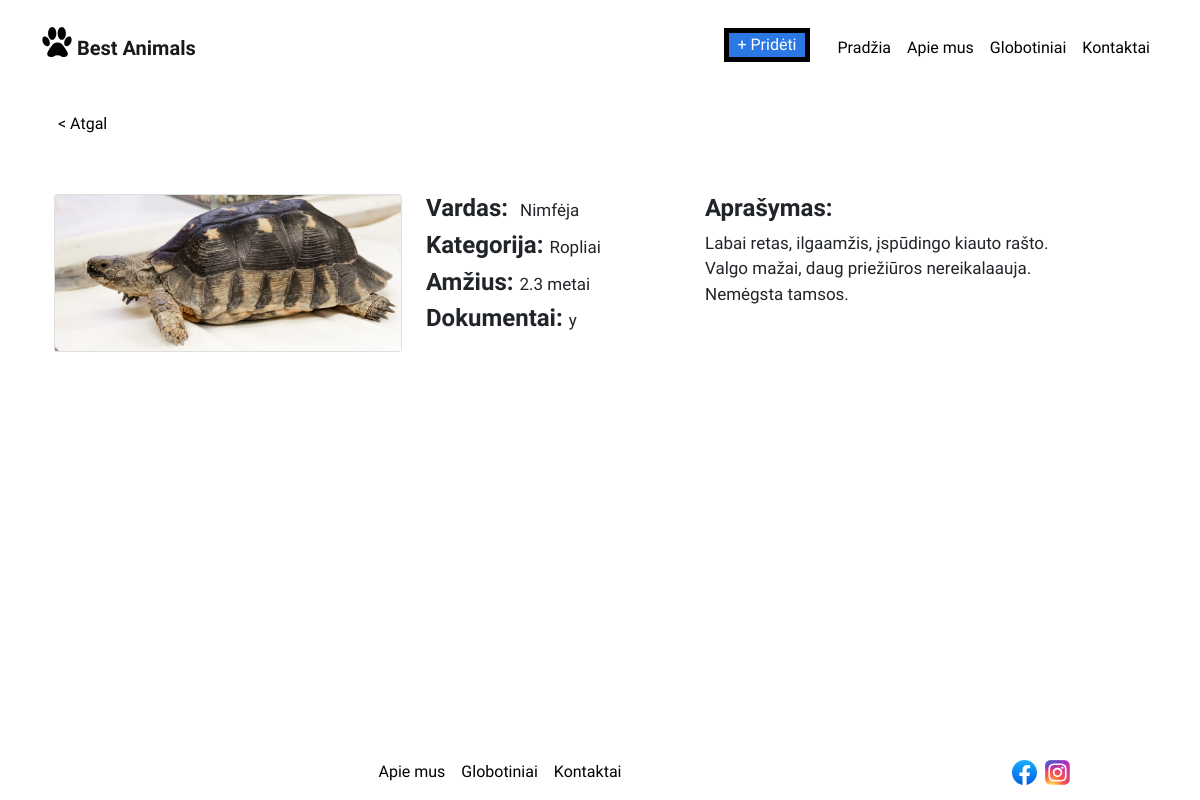
/puslapis/aprasymas.php?id=8, run on an earlier commit of the app's database.
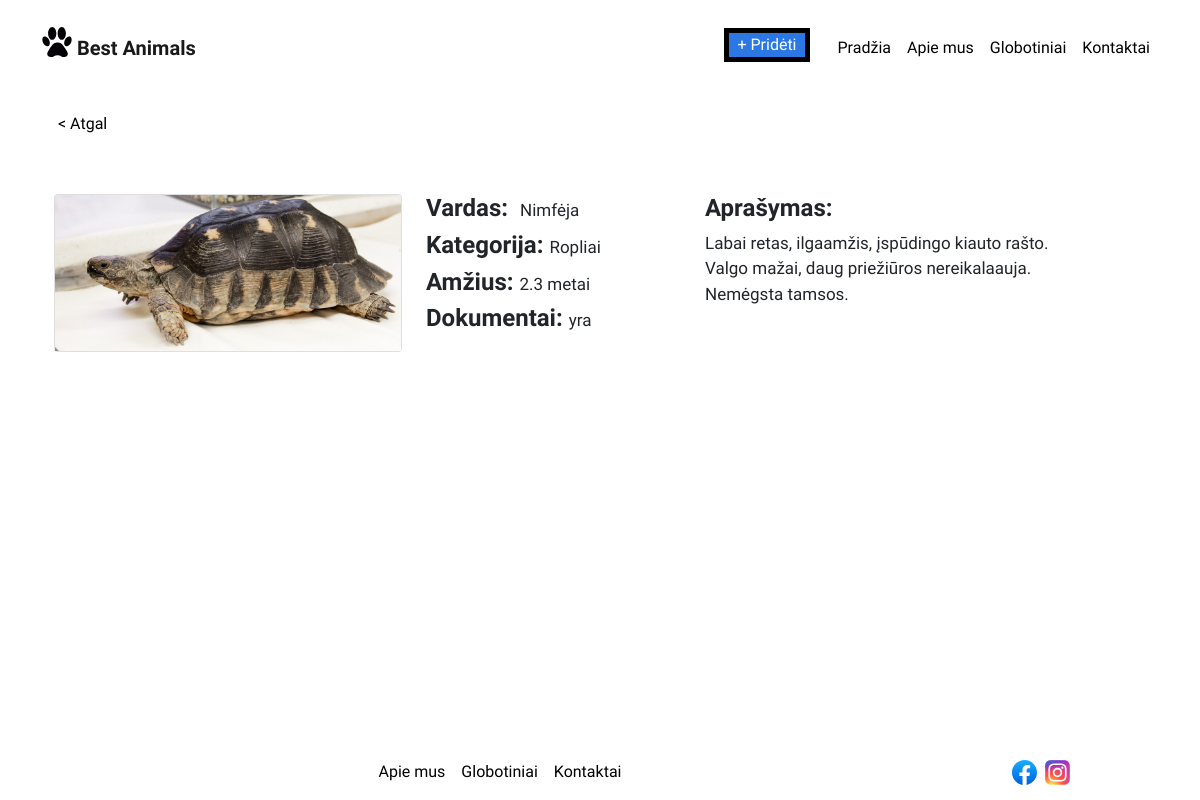
And on a later commit of the database.
### tables this page shows
CREATE TABLE `gyvunai` (
  `gyvuno_id` int(40) NOT NULL,
  `vartotojo_id` int(40) NOT NULL,
  `kategorijos_id` int(40) NOT NULL,
  `vardas` varchar(50) NOT NULL,
  `amzius` date NOT NULL,
  `dokumentacija` varchar(10) NOT NULL,
  `aprasymas` varchar(800) NOT NULL,
  `foto_url` varchar(100) NOT NULL
);

CREATE TABLE `kategorijos` (
  `kategorijos_id` int(40) NOT NULL,
  `kategorija` varchar(40) NOT NULL
);

### puslapis/aprasymas.php (the view, shortened to what this page needs)
<?php
$connect = getDBConnection();
$query = "SELECT * FROM gyvunai,kategorijos WHERE gyvunai.kategorijos_id = kategorijos.kategorijos_id AND gyvuno_id= " . $_GET['id'] ;
$statement = $connect->prepare($query);
$statement->execute();
$result = $statement->fetchAll();
foreach ($result as $row) {
  $skelbimas[] = $row;
  $d1 = strtotime($skelbimas[0]["amzius"]);
  $d2 = strtotime("now");
  $totalSecondsDiff = abs($d1 - $d2);
  $amzius = round($totalSecondsDiff / 60 / 60 / 24 / 365, 1);
} ?>
<!DOCTYPE html>
<html>
<head>
  <link href="https://cdn.jsdelivr.net/npm/bootstrap@5.1.3/dist/css/bootstrap.min.css" rel="stylesheet">
  <link href="./custom.css" rel='stylesheet'>
</head>
<body class="d-flex flex-column min-vh-100">
  <nav class="navbar navbar-expand-md navbar-light">
    <div class="container position-static">
      <a class="navbar-brand " href="./">
        <img src="./img/peda.svg" alt="..." height="30"> Best Animals
      </a>
      <div class="collapse navbar-collapse" id="navbarSupportedContent">
        <ul class="navbar-nav ms-auto ">
          <li class="nav-item">
            <a class="nav-link prideti " href="./prideti.php">+ Pridėti</a>
          </li>
          <li class="nav-item">
            <a class="nav-link " href="./">Pradžia</a>
          </li>
          <li class="nav-item">
            <a class="nav-link" href="./apie_mus.html">Apie mus</a>
          </li>
          <li class="nav-item">
            <a class="nav-link" href="./globotiniai.php">Globotiniai</a>
          </li>
          <li class="nav-item">
            <a class="nav-link" href="./kontaktai.html">Kontaktai</a>
          </li>
        </ul>
      </div>
    </div>
  </nav>
  <main class="container py-5">
    <a class="nav-link " href="javascript:javascript:history.go(-1)">
      < Atgal</a>
        <div style="height:50px"> </div>
        <div class="row" data-masonry="{&quot;percentPosition&quot;: true } ">
          <div class="col-sm-6 col-lg-4">
            <div class="card">
              <img class="bd-placeholder-img card-img-top" src="./img/skelbimu_img/<?php echo $skelbimas[0]["foto_url"]; ?>" alt="..." width="100%">
            </div>
          </div>
          <div class="col-sm-6 col-lg-3">
            <h4><b>Vardas:</b>&nbsp; <span class="stiliusf"><?php echo  $skelbimas[0]["vardas"]; ?></span></h4>
            <h4><b>Kategorija:</b>&nbsp;<span class="stiliusf"><?php echo  $skelbimas[0]["kategorija"]; ?></span></h4>
            <h4><b>Amžius:</b>&nbsp;<span class="stiliusf"><?php echo  $amzius  . " metai"; ?></h4>
            <h4><b>Dokumentai:</b>&nbsp;<span class="stiliusf"><?php echo  $skelbimas[0]["dokumentacija"]; ?></span></h4>
          </div>
          <div class="col-sm-6 col-lg-4">
            <h4><b>Aprašymas:</b></h4>
            <span class="stiliusf"> <?php echo  $skelbimas[0]["aprasymas"]; ?></span>
          </div>
        </div>
  </main>
  <div class="row mt-auto">
    <div class="col my-auto col-6-offset">
      <nav class="navbar navbar-expand-sm navbar-light ">
        <div class="container">
          <ul class="navbar-nav mx-auto ">
            <li class="nav-item">
              <a class="nav-link " href="./apie_mus.html">Apie mus</a>
            </li>
            <li class="nav-item">
              <a class="nav-link" href="./globotiniai.php">Globotiniai</a>
            </li>
            <li class="nav-item">
              <a class="nav-link" href="./kontaktai.html">Kontaktai</a>
            </li>
          </ul>
        </div>
      </nav>
    </div>
    <div class="col-4 col-sm-2 my-auto col-12-offset">
      <img src="./img/facebook.svg" alt="..." height="25"> &nbsp;<img src="./img/instagram.svg" alt="..." height="25">
    </div>
  </div>
</body>
</html>

### puslapis/custom.css (style rules this page uses)
html { overflow-y: scroll; }
.row { margin-left: 0; margin-right: 0; }
body { font-family: 'Balsamiq Sans'; min-height:100vh; }
.nav-link { color: black !important; }
.navbar-brand, .active { font-weight: 700 !important; }
.navbar-brand img { margin-top:-16px; }
.prideti { border: 5px solid black; padding: 0px; margin-right: 20px; background: #2b78e4; color: white !important; }
.navbar-expand-md { top:20px ; }
.stiliusf { font-size: 17px; }
::placeholder { color: #000000; opacity: 1; }

What changed in the data, as far as the page shows it:
changed gyvunai "Nimfėja": dokumentacija "y" → "yra"
